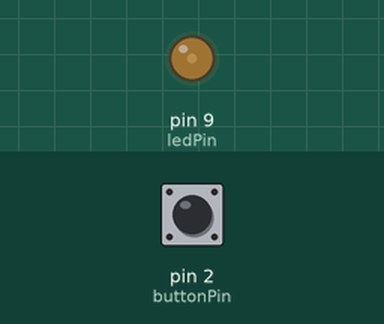
This sketch was run on a simulated Arduino Uno, built with avr-gcc and run on an emulated ATmega328P. Parts: output pins drawn as LEDs (lit = HIGH). The inputs (shaded band) are chosen by the test bench; at power-on: pin 2 (buttonPin) HIGH.

Above: at 1.2 s.
1.3 s: pin 2 (buttonPin) pulled LOW for 0.15 s
At 2.0 s:
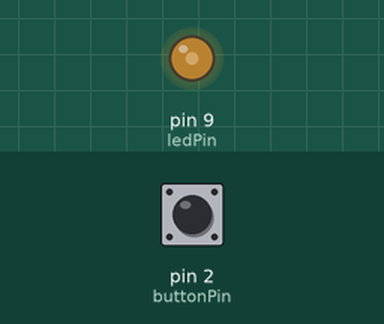
2.9 s: pin 2 (buttonPin) pulled LOW for 1 s
At 4.4 s:
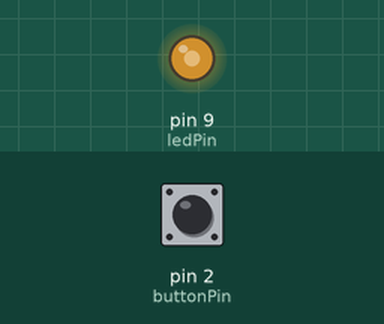
5.4 s: pin 2 (buttonPin) pulled LOW for 0.15 s
At 6.3 s:
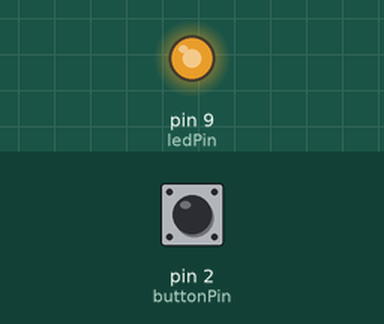
7.0 s: pin 2 (buttonPin) pulsed LOW 5 times (0.12 s each, 0.3 s apart)
At 7.57 s:
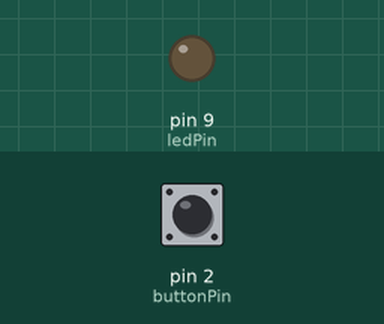
10.0 s: pin 2 (buttonPin) pulled LOW for 3.2 s
At 13.9 s:
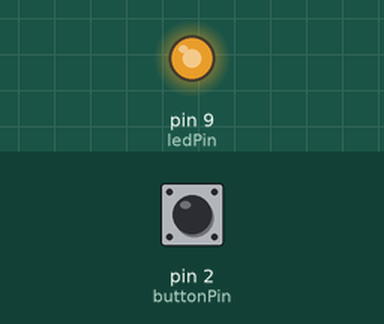
Timing chart, 0 to 15.4 s (numbered marks = the images above; inputs shaded):
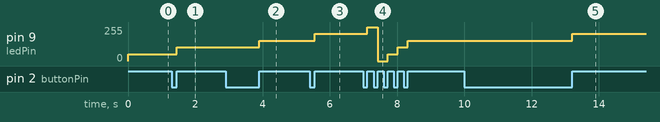

The sketch:

atv16.ino
```cpp
// 16- O brilho de um led deve aumentar a cada pulso de um
//  botão. Após o led atingir o brilho máximo, no próximo pulso
// o led deve apagar.

const int ledPin = 9;      // Pino PWM do LED
const int buttonPin = 2;   // Pino do botão

int brightness = 0;        // Brilho inicial do LED
const int maxBrightness = 255; // Brilho máximo
int step = 51;             // Passo do brilho
bool buttonState = LOW;    // Estado atual do botão
bool lastButtonState = LOW; // Estado anterior do botão

void setup() {
    pinMode(ledPin, OUTPUT);
    pinMode(buttonPin, INPUT_PULLUP); // Ativa o pull-up interno
}

void loop() {
    buttonState = digitalRead(buttonPin);

    // Detecta a transição de LOW para HIGH (pressionamento do botão)
    if (buttonState == HIGH && lastButtonState == LOW) {
        brightness += step;
        if (brightness > maxBrightness) {
            brightness = 0; // Reinicia o brilho
        }
        analogWrite(ledPin, brightness);
        delay(200); // Debounce
    }

    lastButtonState = buttonState;
}
```

Measured:
- after the input at 1.3 s, pin 9 (ledPin): 51/255 → 102/255 after 0.15 s
- after the input at 2.9 s, pin 9 (ledPin): 102/255 → 153/255 after 1.0 s
- after the input at 5.4 s, pin 9 (ledPin): 153/255 → 204/255 after 0.15 s
- after the input at 7.0 s, pin 9 (ledPin): 204/255 → 255/255 after 0.12 s, → 0/255 0.30 s later, → 51/255 0.30 s later, → 102/255 0.30 s later, … (5 changes in this stretch)
- after the input at 10.0 s, pin 9 (ledPin): 153/255 → 204/255 after 3.2 s
